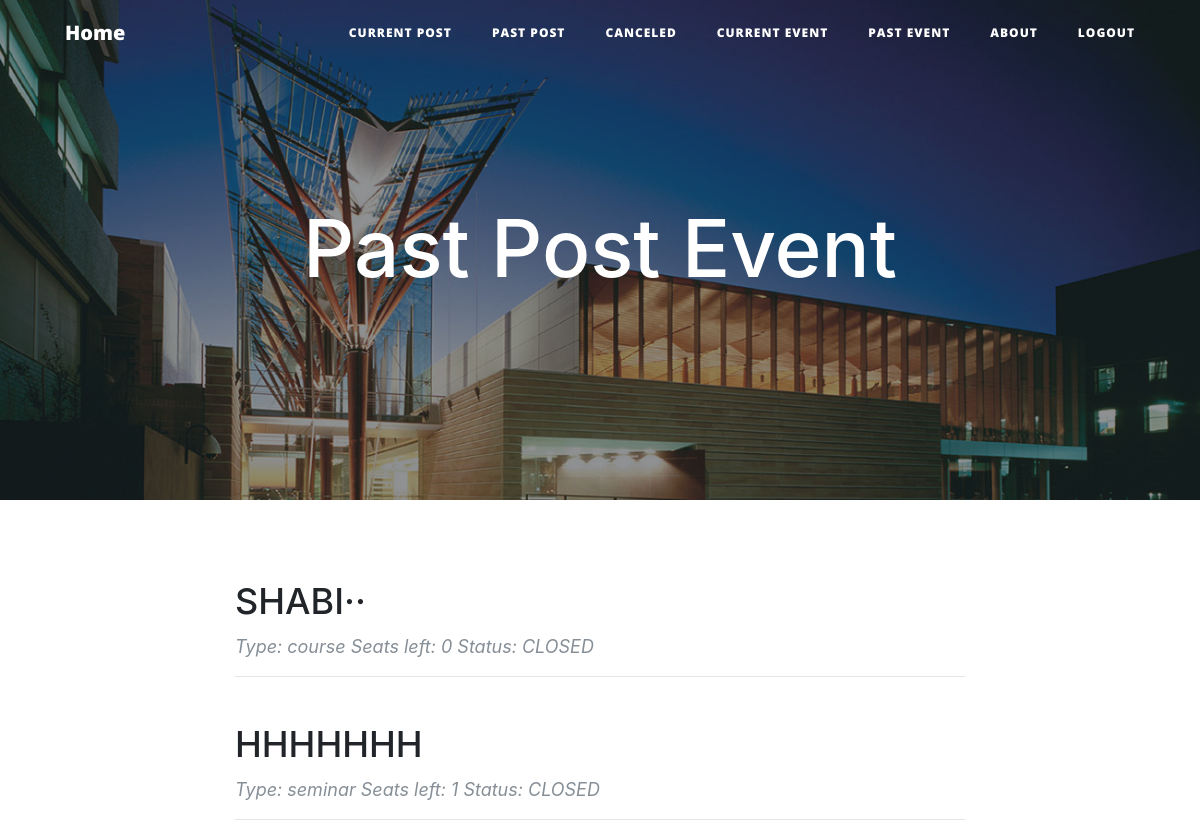
Screenshot of /pastpost/ (signed in) with the database file from the repository.
### event.py (models this page shows, shortened)
class Event(db.Model):
    __tablename__ = 'events'
    event_id = db.Column(db.Integer, primary_key=True)
    title = db.Column(db.String(120))
    details = db.Column(db.UnicodeText)
    start = db.Column(db.String(80))
    end = db.Column(db.String(80))
    capacity = db.Column(db.Integer)
    status = db.Column(db.String(80))
    creater = db.Column(db.String(80))
    fee = db.Column(db.Integer)
    early_period = db.Column(db.Integer)
    users = db.relationship('User',secondary=event_realation,
                            backref=db.backref('event_users_all', lazy='dynamic'))

class Seminar(db.Model):
    __tablename__ = 'seminars'
    seminar_id = db.Column(db.Integer, primary_key=True)
    title = db.Column(db.String(120))
    details = db.Column(db.UnicodeText)
    start = db.Column(db.String(80))
    end = db.Column(db.String(80))
    capacity = db.Column(db.Integer)
    status = db.Column(db.String(80))
    creater = db.Column(db.String(80))
    users = db.relationship('User',secondary=seminar_realation,
                            backref=db.backref('seminar_users_all', lazy='dynamic'))
    sessions = db.relationship('Session',secondary=seminar_session,
                            backref=db.backref('session_all', lazy='dynamic'))

### route.py (the view)
@app.route('/pastpost/',methods = ['POST','GET'])
@login_required
@admin_required
def pastpost():
    events = Event.query.filter_by(creater = current_user.name).all()
    seminars = Seminar.query.filter_by(creater = current_user.name).all()
    return render_template('pastpost.html',events = events, seminars = seminars)

### event.py (called while the page is built)
    @property
    def is_authenticated(self):
        return True

    @property
    def is_anonymous(self):
        return False

### route.py (called while the page is built)
def admin_required(f):
    @wraps(f)
    def decorated_function(*args, **kwargs):
        if current_user.role != 'trainer':
            return redirect(url_for('page_not_found'))
        return f(*args, **kwargs)
    return decorated_function

### server.py (called while the page is built)
@login_manager.user_loader
def load_user(user_id):
    return User.query.get(int(user_id))

### templates/pastpost.html
{% extends 'basedashboard.html' %}
{% block dash %}
<header class="masthead" style="background-image: url('{{ url_for('static',filename='asb-unsw-campus-53.jpg')}}'); width: auto; height:500px;">
    <div class="overlay"></div>
    <div class="container">
        <div class="row">
            <div class="col-lg-8 col-md-10 mx-auto">
                <div class="site-heading">
                    <h1>Past Post Event</h1>
                </div>
            </div>
        </div>
    </div>
</header>
<div class="container">
    <div class="row">
        <div class="col-lg-8 col-md-10 mx-auto">
            {% for event in events %}
                {% if event.status == 'CLOSED' %}
                    <div class="post-preview">
                        <a href="{{ url_for('info', eventId = event.event_id) }}">
                            <h2 class="post-title">
                                {{event.title}}
                            </h2>
                        </a>
                        <p class="post-meta">Type: course Seats left: {{ event.capacity - event.events_all.count() }} Status: {{event.status}}</p>
                    </div>
                    <hr>
                {% endif %}
            {% endfor %}
        </div>
    </div>
</div>
<div class="container">
    <div class="row">
        <div class="col-lg-8 col-md-10 mx-auto">
            {% for seminar in seminars %}
                {% if seminar.status == 'CLOSED' %}
                    <div class="post-preview">
                        <a href="{{ url_for('seminarinfo', seminarId = seminar.seminar_id) }}">
                            <h2 class="post-title">
                                {{seminar.title}}
                            </h2>
                        </a>
                        <p class="post-meta">Type: seminar Seats left: {{ seminar.capacity - seminar.seminars_all.count() }} Status: {{seminar.status}}</p>
                    </div>
                    <hr>
                {% endif %}
            {% endfor %}
        </div>
    </div>
</div>
{% endblock %}

### rows the page displays
Event: title "SHABI··", event.capacity-event.events_all.count() "0", status "CLOSED"
Seminar: title "HHHHHHH", seminar.capacity-seminar.seminars_all.count() "1", status "CLOSED"
